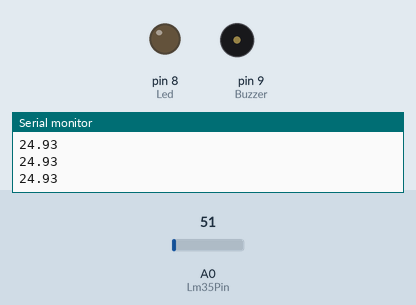
Recording of a sketch running on a simulated Arduino Uno, built with avr-gcc and run on an emulated ATmega328P. On the bench: output pins drawn as LEDs (lit = HIGH), buzzer (waves = sounding, pin HIGH), the last lines printed to the serial monitor. Dashed ring = blinking. The test bench sets the inputs (shaded band); at power-on: A0 (Lm35Pin) = 51.

Above: at 1.2 s.
1.3 s: A0 (Lm35Pin) set to 88
2.8 s: A0 (Lm35Pin) set to 100
At 3.6 s:
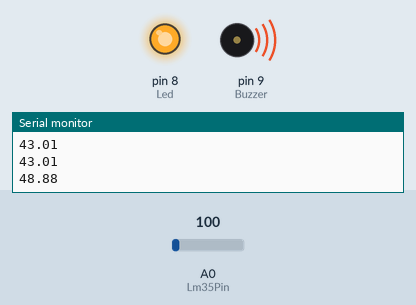
5.8 s: A0 (Lm35Pin) set to 86
At 6.5 s:
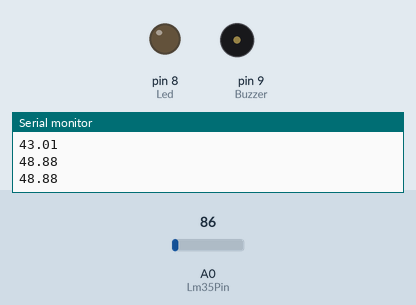
7.3 s: A0 (Lm35Pin) set to 112
At 7.6 s:
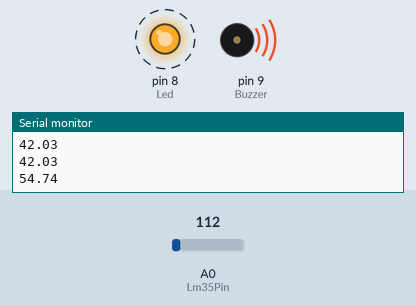
Timing chart, 0 to 11.3 s (numbered marks = the images above; inputs shaded):
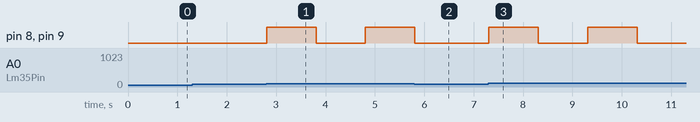

Measured:
- the behaviour switches between 92 and 93 on A0 (Lm35Pin) (found by bisection; images 0 and 1)
- after the input at 2.8 s, pin 8 (Led), pin 9 (Buzzer): LOW → HIGH at once, → LOW 1.0 s later, → HIGH 1.0 s later
- after the input at 5.8 s, pin 8 (Led), pin 9 (Buzzer): goes on until 5.8 s, then stays LOW
- after the input at 7.3 s, pin 8 (Led), pin 9 (Buzzer): alternates HIGH for 1.0 s and LOW for 1.0 s, starting at once

The sketch:

RoboticsProject6.ino
```cpp
int Lm35Pin=A0;
int Led=8;
#define Buzzer 9
int Timing=1000;
int ReadValue=0;
float Temperature_Voltage=0;
float Temperature=0;


void setup()
{

  pinMode(Led,OUTPUT);
  pinMode(Buzzer,OUTPUT);
  Serial.begin(9600);
}

void loop() {

 ReadValue=analogRead(Lm35Pin);

 Temperature_Voltage=(ReadValue / 1023.0)*5000;
 Temperature=Temperature_Voltage/10.0;

 Serial.println(Temperature);


 if(Temperature>=45){
 digitalWrite(Led,HIGH);
 digitalWrite(Buzzer,HIGH);
 delay(Timing);
 digitalWrite(Led,LOW);
 digitalWrite(Buzzer,LOW);
 delay(Timing);
 }
else{
  digitalWrite(Led,LOW);
 digitalWrite(Buzzer,LOW);

  }
 }
```
